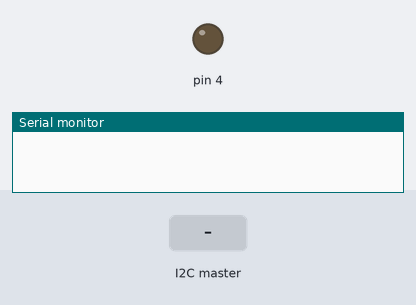
This sketch was run on a simulated Arduino Uno, built with avr-gcc and run on an emulated ATmega328P. Shown: output pins drawn as LEDs (lit = HIGH), the last lines printed to the serial monitor. Inputs (shaded band) come from the test bench.

Above: at 1.2 s.
1.3 s: the I2C master sends the byte 200
At 2.4 s:
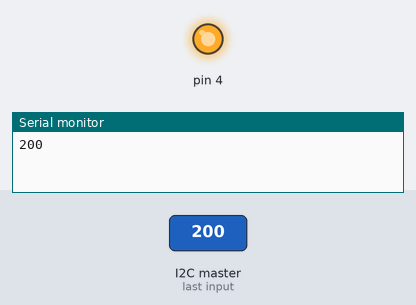
2.8 s: the I2C master sends the byte 1
At 3.6 s:
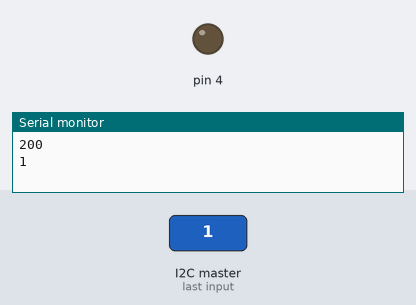
Timing chart, 0 to 5.8 s (numbered marks = the images above; inputs shaded):
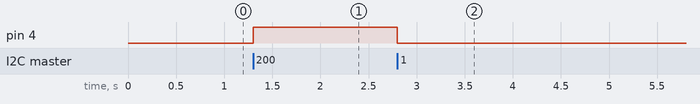

Measured:
- after the input at 1.3 s, pin 4: LOW → HIGH at once
- after the input at 2.8 s, pin 4: HIGH → LOW at once

The sketch:

Slave.ino
```cpp
#include <Wire.h>

void setup()
{
  Wire.begin(4);                // join i2c bus with address #4
  Wire.onReceive(receiveEvent); // register event
  Serial.begin(9600);           // start serial for output
  pinMode(4, OUTPUT);
}

void loop()
{
  delay(100);
}

// function that executes whenever data is received from master
// this function is registered as an event, see setup()
void receiveEvent(int howMany)
{
  while(1 < Wire.available()) // loop through all but the last
  {
    char c = Wire.read(); // receive byte as a character
    Serial.print(c);         // print the character
  }
  int x = Wire.read();    // receive byte as an integer
  Serial.println(x);         // print the integer
  analogWrite(4, x);
}
```
